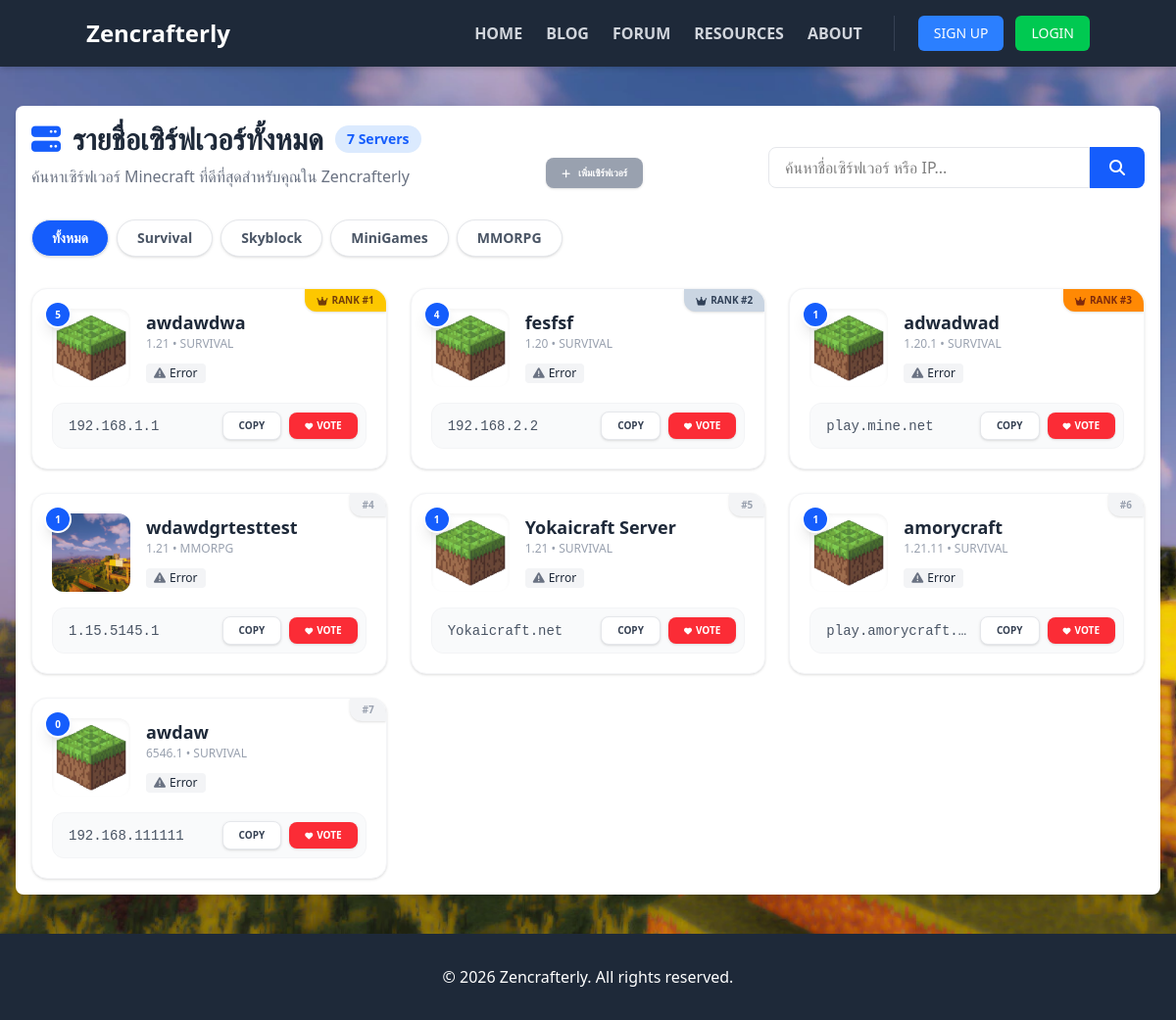
The app's page /servers.php with its own data.
### tables this page shows
CREATE TABLE `servers` (
  `serverId` int NOT NULL,
  `userId` int NOT NULL,
  `serverName` varchar(255) NOT NULL,
  `serverIP` varchar(255) NOT NULL,
  `serverVersion` varchar(50) NOT NULL,
  `serverCategory` varchar(100) NOT NULL,
  `serverDescription` text,
  `serverImage` varchar(255) DEFAULT NULL,
  `votes` int NOT NULL DEFAULT '0',
  `status` enum('pending','approved','rejected','') NOT NULL DEFAULT 'pending',
  `createdAt` timestamp NOT NULL DEFAULT CURRENT_TIMESTAMP,
  `updatedAt` timestamp NULL DEFAULT CURRENT_TIMESTAMP ON UPDATE CURRENT_TIMESTAMP
);

### system/serverSystem.php (called while the page is built, shortened)
<?php
function fetchApprovedServers($conn, $limit = null, $category = null, $search = null)
{
    try {
        $sql = "SELECT * FROM servers WHERE status = 'approved'";
        $params = [];
        $sql .= " ORDER BY votes DESC";
        $stmt = $conn->prepare($sql);
        $stmt->execute();
        return $stmt->fetchAll(PDO::FETCH_ASSOC);
    } catch (PDOException $e) {
        error_log("Fetch Approved Servers Error: " . $e->getMessage());
        return [];
    }
}

### servers.php (the view, shortened to what this page needs)
<?php
require_once("system/conn.php");
require_once("system/serverSystem.php");
$category = $_GET['category'] ?? null;
$search = $_GET['search'] ?? null;
$servers = fetchApprovedServers($conn, null, $category, $search);
?>
<!DOCTYPE html>
<html lang="en">
<head>
    <link rel="stylesheet" href="css/output.css">
    <link rel="stylesheet" href="css/style.css">
    <link rel="stylesheet" href="https://cdnjs.cloudflare.com/ajax/libs/font-awesome/6.6.0/css/all.min.css" />
</head>
<body class="bg-gray-50">
    <?php include_once("components/header-navbar.php"); ?>
    <div class="max-w-7xl mx-auto px-4 py-10">
        <div class="card-white">
            <div class="flex flex-col md:flex-row justify-between items-end mb-8 gap-4">
                <div>
                    <h1 class="text-3xl font-bold text-gray-800 flex items-center">
                        <i class="fa-solid fa-server text-blue-600 mr-3"></i>
                        รายชื่อเซิร์ฟเวอร์ทั้งหมด
                        <span class="ml-3 bg-blue-100 text-blue-600 text-sm font-bold px-3 py-1 rounded-full">
                            <?= count($servers) ?> Servers
                        </span>
                    </h1>
                    <p class="text-gray-500 mt-2">ค้นหาเซิร์ฟเวอร์ Minecraft ที่ดีที่สุดสำหรับคุณใน Zencrafterly</p>
                </div>
                <?php if (isset($_SESSION['userId'])):  ?>
                    <a href="server/addServer.php" class="btn-green-500 flex items-center whitespace-nowrap">
                        <i class="fa-solid fa-plus mr-2"></i> เพิ่มเซิร์ฟเวอร์
                    </a>
                <?php else: ?>
                    <button onclick="alert('กรุณาเข้าสู่ระบบก่อนเพิ่มเซิร์ฟเวอร์นะ!')"
                        class="bg-gray-400 text-white px-4 py-2 rounded-lg font-bold text-[10px] uppercase shadow-sm flex items-center whitespace-nowrap cursor-not-allowed">
                        <i class="fa-solid fa-plus mr-2"></i> เพิ่มเซิร์ฟเวอร์
                    </button>
                <?php endif; ?>
                <form action="servers.php" method="GET" class="flex w-full md:w-96">
                    <input type="text" name="search" value="<?= htmlspecialchars($search ?? '') ?>"
                        placeholder="ค้นหาชื่อเซิร์ฟเวอร์ หรือ IP..."
                        class="w-full px-4 py-2 border border-gray-200 rounded-l-lg focus:outline-none focus:ring-2 focus:ring-blue-500">
                    <button type="submit" class="bg-blue-600 text-white px-5 py-2 rounded-r-lg hover:bg-blue-700 transition">
                        <i class="fa-solid fa-magnifying-glass"></i>
                    </button>
                </form>
            </div>
            <div class="flex flex-wrap gap-2 mb-8">
                <a href="servers.php" class="px-5 py-2 rounded-full border <?= !$category ? 'bg-blue-600 text-white' : 'bg-white text-gray-600 hover:bg-gray-100' ?> transition text-sm font-bold shadow-sm">
                    ทั้งหมด
                </a>
                <?php $cats = ['Survival', 'Skyblock', 'MiniGames', 'MMORPG']; ?>
                <?php foreach ($cats as $cat): ?>
                    <a href="?category=<?= $cat ?>" class="px-5 py-2 rounded-full border <?= $category === $cat ? 'bg-blue-600 text-white' : 'bg-white text-gray-600 hover:bg-gray-100' ?> transition text-sm font-bold shadow-sm">
                        <?= $cat ?>
                    </a>
                <?php endforeach; ?>
            </div>
            <?php if (!empty($servers)): ?>
                <div class="grid grid-cols-1 md:grid-cols-2 lg:grid-cols-3 gap-6">
                    <?php
                    $rank = 1;
                    foreach ($servers as $server):
                    ?>
                        <div class="bg-white rounded-2xl shadow-sm border border-gray-100 overflow-hidden hover:shadow-md transition p-5 relative">
                            <?php if ($rank <= 3): ?>
                                <div class="absolute top-0 right-0">
                                    <?php
                                    $medalColor = [
                                        1 => 'bg-yellow-400 text-yellow-900',
                                        2 => 'bg-slate-300 text-slate-700',
                                        3 => 'bg-orange-400 text-orange-900'
                                    ];
                                    ?>
                                    <div class="<?= $medalColor[$rank] ?> text-[10px] font-black px-3 py-1 rounded-bl-xl shadow-sm uppercase flex items-center gap-1">
                                        <i class="fa-solid fa-crown"></i> Rank #<?= $rank ?>
                                    </div>
                                </div>
                            <?php else: ?>
                                <div class="absolute top-0 right-0">
                                    <div class="bg-gray-100 text-gray-400 text-[10px] font-bold px-3 py-1 rounded-bl-xl shadow-sm">
                                        #<?= $rank ?>
                                    </div>
                                </div>
                            <?php endif; ?>
                            <div class="flex gap-4">
                                <div class="relative">
                                    <img src="img/server-icons/<?= $server['serverImage'] ?: 'default_server.webp' ?>"
                                        class="w-20 h-20 rounded-xl object-cover shadow-inner"
                                        onerror="this.src='img/default_server.webp'">
                                    <span class="absolute -top-2 -left-2 bg-blue-600 text-white text-[10px] w-7 h-7 flex items-center justify-center rounded-full font-bold shadow-lg border-2 border-white">
                                        <?= number_format($server['votes']) ?>
                                    </span>
                                </div>
                                <div class="flex-1">
                                    <h3 class="font-bold text-gray-800 text-lg line-clamp-1 pr-12"><?= htmlspecialchars($server['serverName']) ?></h3>
                                    <p class="text-xs text-gray-400 font-medium uppercase mb-2">
                                        <?= htmlspecialchars($server['serverVersion']) ?> • <?= htmlspecialchars($server['serverCategory']) ?>
                                    </p>
                                    <div class="mt-1">
                                        <span class="server-status inline-flex items-center px-2 py-0.5 rounded text-xs font-medium bg-gray-100 text-gray-800" data-ip="<?= htmlspecialchars($server['serverIP']) ?>">
                                        </span>
                                    </div>
                                </div>
                            </div>
                            <div class="mt-4 flex items-center bg-gray-50 rounded-xl p-2 border border-gray-100">
                                <code class="text-sm font-mono text-gray-600 flex-1 px-2 truncate" id="ip-<?= $server['serverId'] ?>">
                                    <?= htmlspecialchars($server['serverIP']) ?>
                                </code>
                                <button onclick="copyIP('ip-<?= $server['serverId'] ?>')"
                                    class="bg-white border border-gray-200 text-gray-700 text-[10px] font-bold px-4 py-1.5 rounded-lg shadow-sm hover:bg-blue-600 hover:text-white transition uppercase">
                                    Copy
                                </button>
                                <button onclick="castVote(<?= $server['serverId'] ?>)" class="bg-red-500 text-white text-[10px] font-bold px-4 py-1.5 rounded-lg shadow-sm hover:bg-red-600 transition uppercase ml-2 flex items-center gap-1">
                                    <i class="fa-solid fa-heart text-[8px]"></i> Vote
                                </button>
                            </div>
                        </div>
                    <?php
                        $rank++;
                    endforeach;
                    ?>
                </div>
            <?php endif; ?>
        </div>
    </div>
    <?php include_once("components/footer.php"); ?>
</body>
</html>

### css/style.css (style rules this page uses)
body { background-image: url('../img/bg_blur.webp'); background-size: cover; background-position: bg-center; background-repeat: no-repeat; }

### records on screen
servers: serverImage (placeholder picture), votes "5", serverName "awdawdwa", serverVersion "1.21", serverCategory "SURVIVAL", serverIP "192.168.1.1"
servers: serverImage (placeholder picture), votes "4", serverName "fesfsf", serverVersion "1.20", serverCategory "SURVIVAL", serverIP "192.168.2.2"
servers: serverImage (placeholder picture), votes "1", serverName "adwadwad", serverVersion "1.20.1", serverCategory "SURVIVAL", serverIP "play.mine.net"
servers: serverImage (picture), votes "1", serverName "wdawdgrtesttest", serverVersion "1.21", serverCategory "MMORPG", serverIP "1.15.5145.1"
servers: serverImage (placeholder picture), votes "1", serverName "Yokaicraft Server", serverVersion "1.21", serverCategory "SURVIVAL", serverIP "Yokaicraft.net"
servers: serverImage (placeholder picture), votes "1", serverName "amorycraft", serverVersion "1.21.11", serverCategory "SURVIVAL", serverIP "play.amorycraft.…"
servers: serverImage (placeholder picture), votes "0", serverName "awdaw", serverVersion "6546.1", serverCategory "SURVIVAL", serverIP "192.168.111111"

### other values on screen
count($servers) "7"
$cat "Survival"
$cat "Skyblock"
$cat "MiniGames"
$cat "MMORPG"
